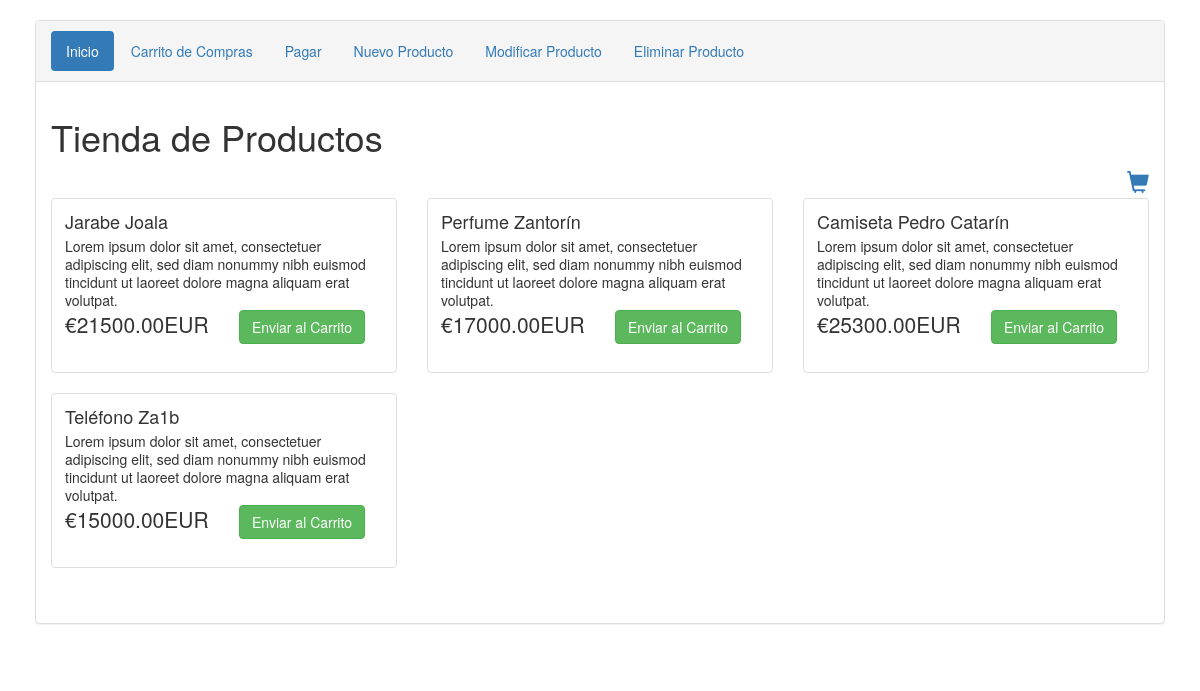
The app's page /admin/index.php with its own data.
### tables this page shows
CREATE TABLE `mis_productos` (
  `id` int(11) NOT NULL,
  `name` varchar(200) NOT NULL,
  `description` text NOT NULL,
  `price` float(10,2) NOT NULL,
  `created` datetime NOT NULL,
  `modified` datetime NOT NULL,
  `status` enum('1','0') NOT NULL DEFAULT '1'
);

### admin/index.php (the view, shortened to what this page needs)
<?php
include 'Configuracion.php';
?>
<!DOCTYPE html>
<html lang="es">
<head>
    <link rel="stylesheet" href="http://maxcdn.bootstrapcdn.com/bootstrap/3.3.7/css/bootstrap.min.css">
</head>
</head>
<body>
    <div class="container">
        <div class="panel panel-default">
            <div class="panel-heading">
                <ul class="nav nav-pills">
                    <li role="presentation" class="active"><a href="index.php">Inicio</a></li>
                    <li role="presentation"><a href="VerCarta.php">Carrito de Compras</a></li>
                    <li role="presentation"><a href="Pagos.php">Pagar</a></li>
                    <li role="presentation"><a href="AgregarProducto.php">Nuevo Producto</a></li>
                    <li role="presentation"><a href="ModificarProducto.php">Modificar Producto</a></li>
                    <li role="presentation"><a href="EliminarProducto.php">Eliminar Producto</a></li>
                </ul>
            </div>
            <div class="panel-body">
                <h1>Tienda de Productos</h1>
                <a href="VerCarta.php" class="cart-link" title="Ver Carta"><i class="glyphicon glyphicon-shopping-cart"></i></a>
                <div id="products" class="row list-group">
                    <?php
                    $query = $db->query("SELECT * FROM mis_productos ORDER BY id DESC LIMIT 10");
                    if ($query->num_rows > 0) {
                        while ($row = $query->fetch_assoc()) {
                    ?>
                            <div class="item col-lg-4">
                                <div class="thumbnail">
                                    <div class="caption">
                                        <h4 class="list-group-item-heading"><?php echo $row["name"]; ?></h4>
                                        <p class="list-group-item-text"><?php echo $row["description"]; ?></p>
                                        <div class="row">
                                            <div class="col-md-6">
                                                <p class="lead"><?php echo '€' . $row["price"] . 'EUR'; ?></p>
                                            </div>
                                            <div class="col-md-6">
                                                <a class="btn btn-success" href="AccionCarta.php?action=addToCart&id=<?php echo $row["id"]; ?>">Enviar al Carrito</a>
                                            </div>
                                        </div>
                                    </div>
                                </div>
                            </div>
                        <?php }
                    } else { ?>
                        <p>Producto(s) no existe.....</p>
                    <?php } ?>
                </div>
            </div>
        </div>
    </div>
</body>
</html>

### admin/index.php (style rules this page uses)
.container { padding: 20px; }
.cart-link { width: 100%; text-align: right; display: block; font-size: 22px; }
body { background-image: url("../../images/mamadisimo.jpg"); }

### records on screen
mis_productos: name "Jarabe Joala", description "Lorem ipsum dolor sit amet, consectetuer adipiscing elit, sed diam nonummy nibh euismod tincidunt ut laoreet dolore magna aliquam erat volutpat.", price "21500.00"
mis_productos: name "Perfume Zantorín", description "Lorem ipsum dolor sit amet, consectetuer adipiscing elit, sed diam nonummy nibh euismod tincidunt ut laoreet dolore magna aliquam erat volutpat.", price "17000.00"
mis_productos: name "Camiseta Pedro Catarín", description "Lorem ipsum dolor sit amet, consectetuer adipiscing elit, sed diam nonummy nibh euismod tincidunt ut laoreet dolore magna aliquam erat volutpat.", price "25300.00"
mis_productos: name "Teléfono Za1b", description "Lorem ipsum dolor sit amet, consectetuer adipiscing elit, sed diam nonummy nibh euismod tincidunt ut laoreet dolore magna aliquam erat volutpat.", price "15000.00"
